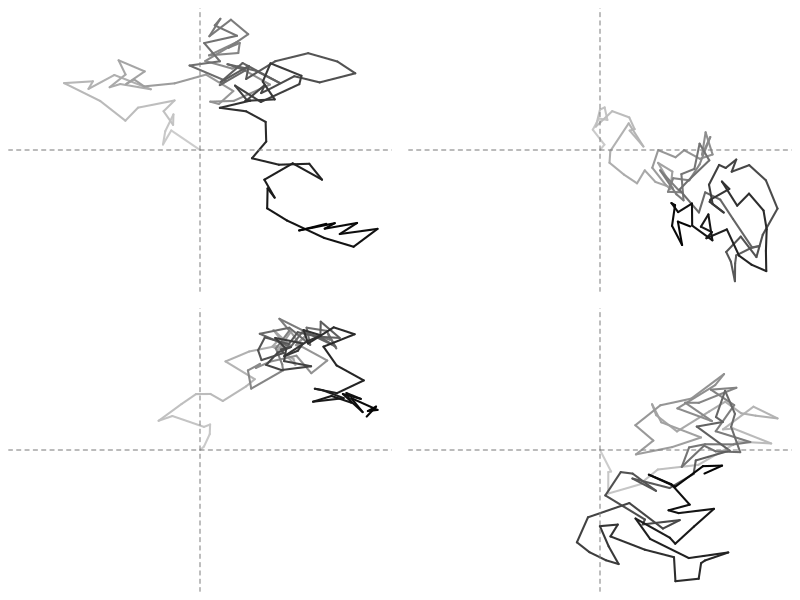

The R script that drew this image:
####Demonstration of random walk in 2 dimensions of space
####Written by Trevor A. Branch starting 7 May 2012
####tbranch@uw.edu

random.2D <- function(start.x = 0, start.y = 0, nsteps=50, step.size=0.5) {
    locs <- matrix(nrow=nsteps,ncol=3)
    locs[,1] <- 1:nsteps   #first column stores the years (time steps)
    locs[1,2:3] <- c(start.x,start.y)  #starting position in time step 1
    for (yr in 1:(nsteps-1)) {
       #pick two random numbers between -step and +step and add them to the x and y
       locs[yr+1,2:3] <- locs[yr,2:3]+runif(n=2,min=-step.size, max=step.size)
    }
    #find the square the encloses the results
    xxx <- max(abs(min(locs[,2])),max(locs[,2]))
    yyy <- max(abs(min(locs[,3])),max(locs[,3]))
    
    #create a blank plot with the correct x limits and y limits
    plot(type="n",x=1,axes=F,xlab="",ylab="",xlim=c(-xxx,xxx),
         ylim=c(-yyy,yyy))
    
    #use segments to plot lines that change in color over time
    segments(x0=locs[-1,2],x1=locs[-nsteps,2],y0=locs[-1,3],y1=locs[-nsteps,3],
       col=rev(gray((1:nsteps / nsteps)*0.8)),lwd=2)
    #axis(1)  #if you want coordinates uncomment this line
    #axis(2)
    abline(h=0,lty=2,col="grey50")
    abline(v=0,lty=2,col="grey50")
    
}
#pdf("Figs\\17 random walk2D.pdf", width=6,height=6)
par(mfrow=c(2,2),oma=c(0,0,0,0),mar=rep(0.5,4))
for (j in 1:4) {
  random.2D(start.x=0,start.y=0,nsteps=100, step.size=0.5)
}
#dev.off()
